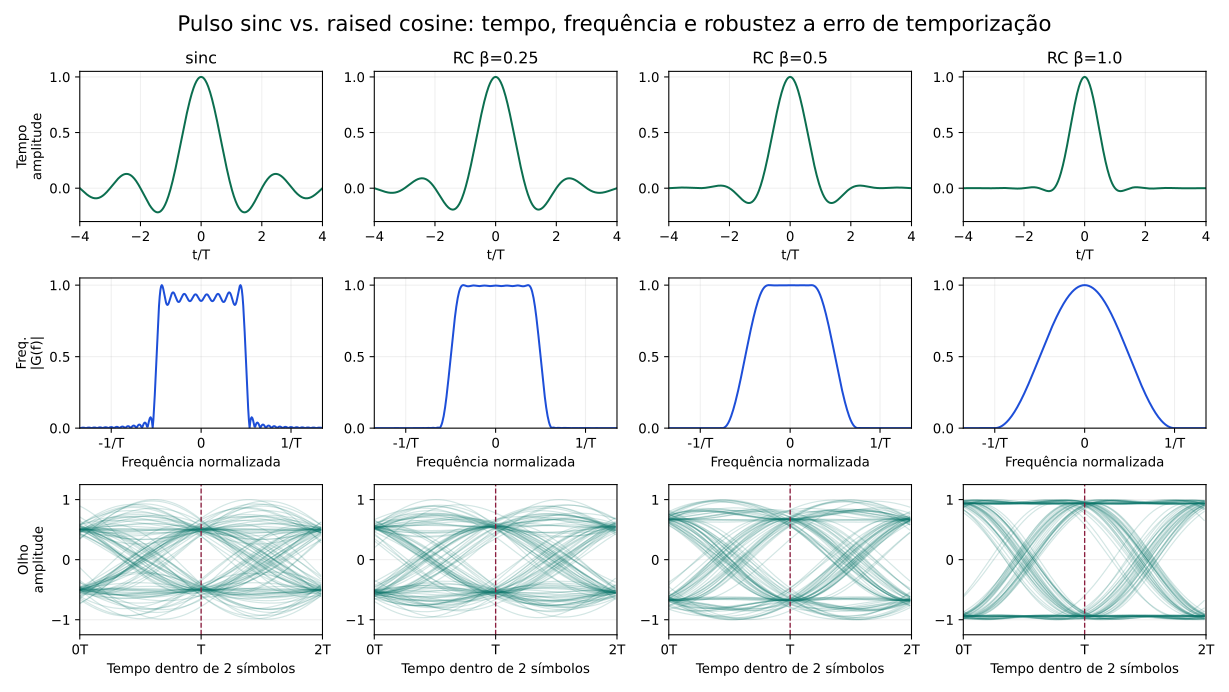

Reproduce this figure in Python.
import numpy as np
import matplotlib.pyplot as plt


SPS = 64
SPAN = 8
N_SYMBOLS = 140
SEED = 21
PULSES = [
    ("sinc", None),
    ("RC β=0.25", 0.25),
    ("RC β=0.5", 0.5),
    ("RC β=1.0", 1.0),
]


def sinc_pulse(t: np.ndarray) -> np.ndarray:
    return np.sinc(t)


def raised_cosine_pulse(t: np.ndarray, beta: float) -> np.ndarray:
    pulse = np.sinc(t) * np.cos(np.pi * beta * t)
    denom = 1 - (2 * beta * t) ** 2
    out = np.empty_like(t)

    regular = np.abs(denom) > 1e-10
    out[regular] = pulse[regular] / denom[regular]

    singular = ~regular
    if np.any(singular):
        out[singular] = (np.pi / 4) * np.sinc(1 / (2 * beta))

    return out


def make_pulse(beta: float | None) -> tuple[np.ndarray, np.ndarray]:
    t = np.arange(-SPAN * SPS, SPAN * SPS + 1) / SPS
    if beta is None:
        g = sinc_pulse(t)
    else:
        g = raised_cosine_pulse(t, beta)
    g /= np.max(np.abs(g))
    return t, g


def make_waveform(pulse: np.ndarray, rng: np.random.Generator) -> np.ndarray:
    symbols = rng.choice([-1.0, 1.0], size=N_SYMBOLS)
    up = np.zeros(N_SYMBOLS * SPS)
    up[::SPS] = symbols
    shaped = np.convolve(up, pulse, mode="same")
    shaped /= np.max(np.abs(shaped))
    return shaped


def add_eye(ax: plt.Axes, waveform: np.ndarray, rng: np.random.Generator, title: str) -> None:
    starts = np.arange(10 * SPS, (N_SYMBOLS - 10) * SPS, SPS)
    for start in starts:
        jitter = int(np.round(rng.normal(0.0, 0.09 * SPS)))
        left = start - SPS + jitter
        right = start + SPS + jitter
        if left < 0 or right > len(waveform):
            continue
        segment = waveform[left:right]
        if len(segment) != 2 * SPS:
            continue
        t_eye = np.linspace(0.0, 2.0, len(segment), endpoint=False)
        ax.plot(t_eye, segment, color="#0f766e", alpha=0.18, linewidth=0.9)

    ax.axvline(1.0, color="#8b1e3f", linestyle="--", linewidth=1.0)
    ax.set_xlim(0.0, 2.0)
    ax.set_ylim(-1.25, 1.25)
    ax.set_xticks([0.0, 1.0, 2.0], labels=["0T", "T", "2T"])
    ax.set_yticks([-1, 0, 1])
    ax.grid(True, alpha=0.2)
    ax.set_title(title, fontsize=12)


def add_spectrum(ax: plt.Axes, pulse: np.ndarray) -> None:
    n_fft = 8192
    spec = np.fft.fftshift(np.abs(np.fft.fft(pulse, n=n_fft)))
    spec /= np.max(spec)
    freq = np.fft.fftshift(np.fft.fftfreq(n_fft, d=1 / SPS))
    ax.plot(freq, spec, color="#1d4ed8", linewidth=1.5)
    ax.set_xlim(-1.35, 1.35)
    ax.set_ylim(0.0, 1.05)
    ax.set_xticks([-1, 0, 1], labels=["-1/T", "0", "1/T"])
    ax.set_yticks([0, 0.5, 1.0])
    ax.grid(True, alpha=0.2)


def main() -> None:
    rng = np.random.default_rng(SEED)

    fig, axes = plt.subplots(3, 4, figsize=(12.8, 7.2))

    for col, (label, beta) in enumerate(PULSES):
        t, pulse = make_pulse(beta)

        axes[0, col].plot(t, pulse, color="#0b6e4f", linewidth=1.5)
        axes[0, col].set_xlim(-4, 4)
        axes[0, col].set_ylim(-0.3, 1.05)
        axes[0, col].set_xticks([-4, -2, 0, 2, 4])
        axes[0, col].grid(True, alpha=0.2)
        axes[0, col].set_title(label, fontsize=12)

        add_spectrum(axes[1, col], pulse)

        waveform = make_waveform(pulse, rng)
        add_eye(axes[2, col], waveform, rng, "")

    axes[0, 0].set_ylabel("Tempo\namplitude")
    axes[1, 0].set_ylabel("Freq.\n|G(f)|")
    axes[2, 0].set_ylabel("Olho\namplitude")

    for ax in axes[0]:
        ax.set_xlabel("t/T")
    for ax in axes[1]:
        ax.set_xlabel("Frequência normalizada")
    for ax in axes[2]:
        ax.set_xlabel("Tempo dentro de 2 símbolos")

    fig.suptitle("Pulso sinc vs. raised cosine: tempo, frequência e robustez a erro de temporização", fontsize=16)
    fig.tight_layout()
    fig.savefig("pulse_compare.svg")
    fig.savefig("pulse_compare.png", dpi=180)


if __name__ == "__main__":
    main()
